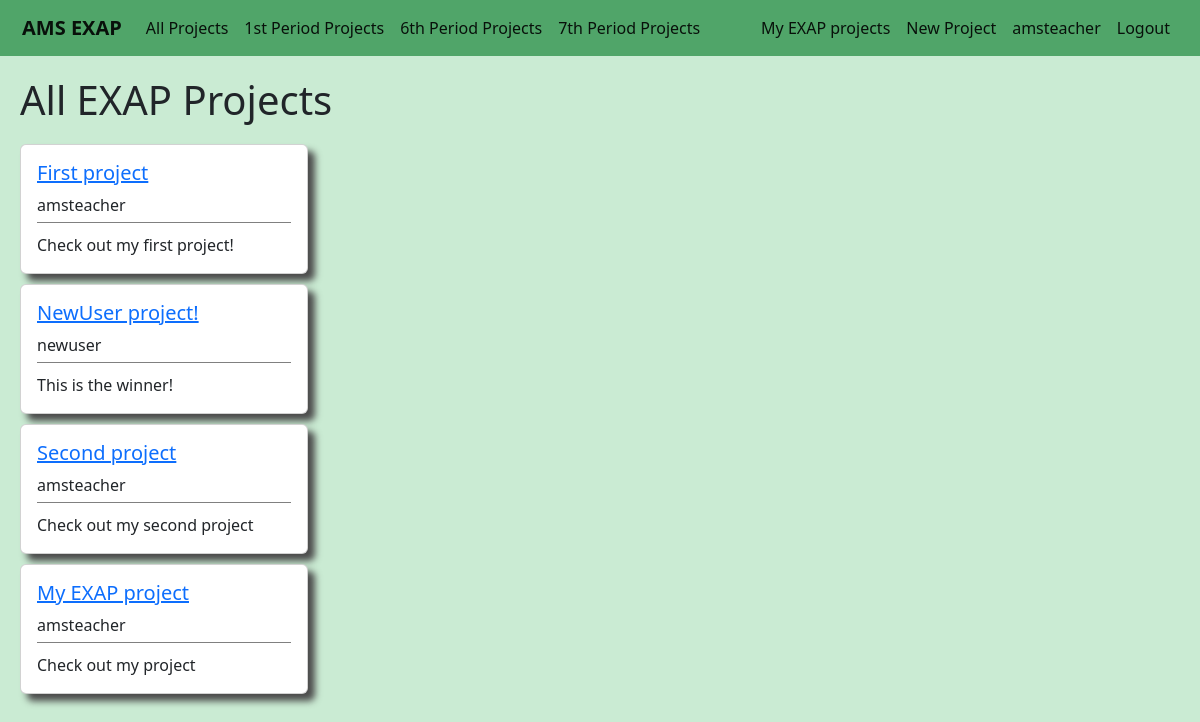
Page /users/projects/ (signed in) on the committed database.
### users/models.py (models this page shows, shortened)
class Project(models.Model):
    student = models.ForeignKey(User,on_delete=models.CASCADE)
    period = models.IntegerField(choices=periods,default=1)
    liked = models.ManyToManyField(User,default=None,blank=True,related_name='likes')
    title = models.CharField(max_length=50,default='My EXAP project')
    blurb = models.CharField(max_length=100,default='Check out my project')
    description = models.TextField(default="I haven't written my project description yet, but trust me it will be awesome!")

### users/views.py (the view)
# urls.py: path('projects/',AllProjectListView.as_view(),name='users-studentprojects'),
class AllProjectListView(ListView):
    model = Project
    template_name = 'users/allstudentprojects.html'
    context_object_name = 'projects'

### users/templates/users/allstudentprojects.html
{% extends 'main/base.html' %}
{% block content %}
<div class='page-title'>
    <h1>All EXAP Projects</h1>
</div>
{% if user.is_authenticated %}
    <div class='projects-div'>
        {% for project in projects %}
            <div class="card project-card" style="width: 18rem;">
                <div class="card-body project-card-body">
                    <h5><a class="article-title" href="{% url 'project-details' project.pk %}">{{ project.title }}</a></h5>
                    <h8 class="card-title project-card-student">{{ project.student.username }}</h8>
                    <div class='project-card-blurb'>
                        <p class="card-text project-card-text">{{ project.blurb }}</p>
                    </div>
                </div>
            </div>
        {% endfor %}
    </div>
{% endif %}
{% endblock content %}

### main/templates/main/base.html (shortened to what this page needs)
{% load static %}
<!doctype html>
<html lang="en">
<head>
    <link href="https://cdn.jsdelivr.net/npm/bootstrap@5.2.0-beta1/dist/css/bootstrap.min.css" rel="stylesheet"
>
    <link rel="stylesheet" type="text/css" href="{% static 'main/main.css' %}">
</head>
<body>
    <nav class="navbar navbar-expand-md navbar-light main-navigation-bar">
        <div class="container-fluid">
            <a class="navbar-brand" href="{% url 'main-home' %}"><b>AMS EXAP</b></a>
            <div class="collapse navbar-collapse" id="navbarSupportedContent">
                <ul class="navbar-nav me-auto mb-2 mb-lg-0">
                    {% if user.is_authenticated %}
                    <li class="nav-item">
                        <a class="nav-link active" href="{% url 'users-studentprojects' %}">All Projects</a>
                    </li>
                    <li class="nav-item">
                        <a class="nav-link active" href="{% url 'users-firstperiodprojects' %}">1st Period Projects</a>
                    </li>
                    <li class="nav-item">
                        <a class="nav-link active" href="{% url 'users-sixthperiodprojects' %}">6th Period Projects</a>
                    </li>
                    <li class="nav-item">
                        <a class="nav-link active" href="{% url 'users-seventhperiodprojects' %}">7th Period
                            Projects</a>
                    </li>
                    {% endif %}
                </ul>
            </div>
            <div class='navbar-nav'>
                {% if user.is_authenticated %}
                <a class="nav-link active" aria-current="page" href="{% url 'users-myprojects' user.id %}">My EXAP
                    projects</a>
                <a class="nav-link active" aria-current="page" href="{% url 'create-project' %}">New Project</a>
                <a class="nav-link active" aria-current="page" href="{% url 'users-profile' %}">{{ user.username }}</a>
                <a class="nav-link active" aria-current="page" href="{% url 'users-logout' %}">Logout</a>
                {% else %}
                <a class="nav-link active" aria-current="page" href="{% url 'users-login' %}">Login</a>
                <a class="nav-link active" aria-current="page" href="{% url 'users-register' %}">Register</a>
                {% endif %}
            </div>
        </div>
    </nav>
    <main role="main" class='page-content'>
        {% block content %}
        {% endblock %}
    </main>
</body>
</html>

### main/static/main/main.css (style rules this page uses)
body { background-color: #caebd3; }
.main-navigation-bar { background-color: #50a569; padding-left:10px; padding-right:10px; margin-bottom:20px; }
.page-content { margin-left:20px; margin-right:20px; }
.page-title { margin-bottom:20px; }
.project-card { margin-top:10px; margin-bottom:10px; box-shadow: 7px 7px 7px rgb(75, 75, 75); }
.project-card-blurb { margin-top:5px; padding-top:10px; border-top: 1px solid grey; }

### rows in the picture
Project: title "First project", student.username "amsteacher", blurb "Check out my first project!"
Project: title "NewUser project!", student.username "newuser", blurb "This is the winner!"
Project: title "Second project", student.username "amsteacher", blurb "Check out my second project"
Project: title "My EXAP project", student.username "amsteacher", blurb "Check out my project"

### other values in the picture
{{ user.username }} "amsteacher"
